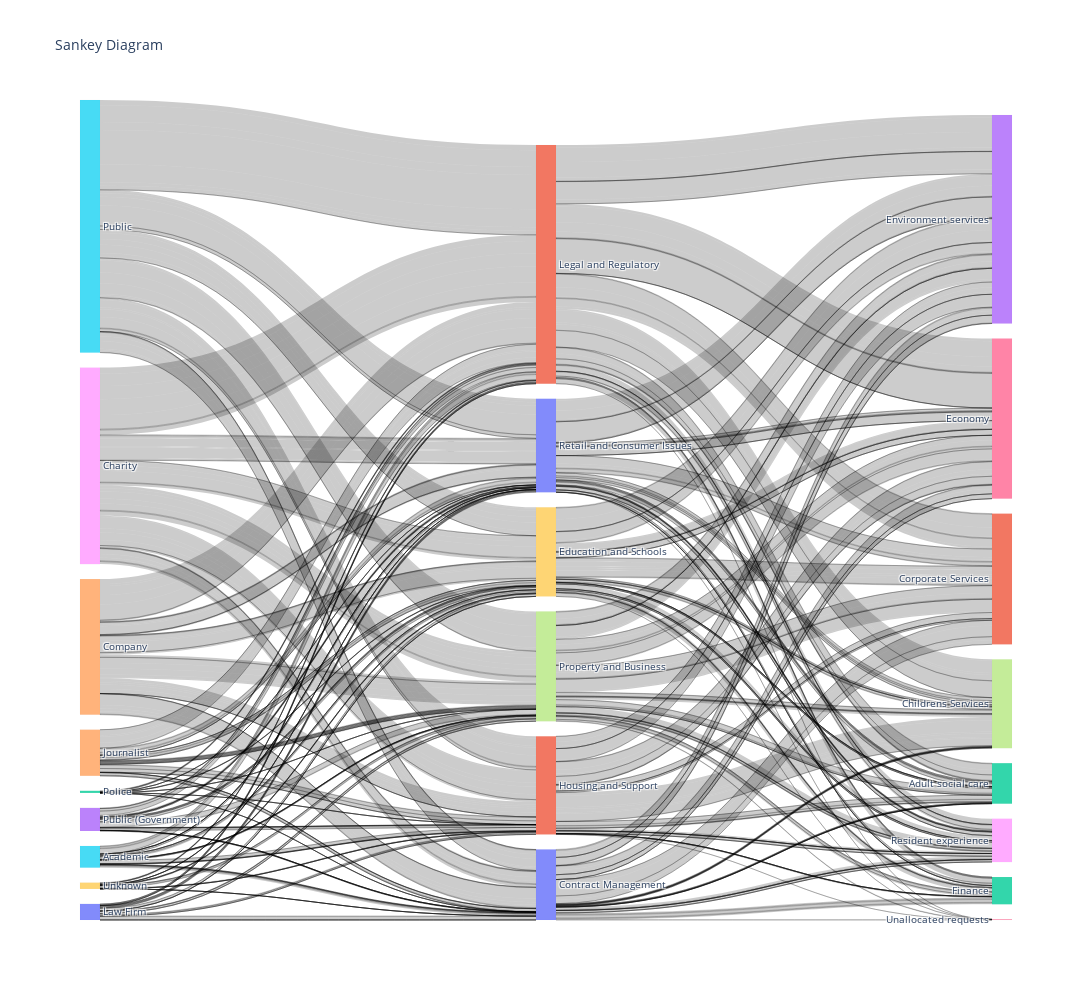

The notebook cell saved with this chart:
### Code cell
output = output_data.copy()
FOI_topics = FOI_final.copy()
# Step 1: Convert 'col1' and 'col2' into lists
output['Top Doc Indices List'] = output['Top Doc Indices'].str.split(',')
output['Top Doc Relevance List'] = output['Top Doc Relevance'].str.split(',')

# Step 2: Create a new column that combines both lists into a dictionary
output['combined_dict'] = output.apply(lambda row: dict(zip(row['Top Doc Indices List'], row['Top Doc Relevance List'])), axis=1)
output.drop(['Top Doc Indices List','Top Doc Relevance List','Top Doc Indices','Top Doc Relevance', 'Top Terms'],axis=1,inplace=True)
output.set_index('Topic',inplace=True)

expanded_rows = output['combined_dict'].apply(pd.Series).stack().reset_index()
expanded_rows['index'] = expanded_rows['level_1'].astype('Int64')

columns = [
    'caseid',
    'directorate',
    'category'
]
FOI_topics = FOI_topics[columns]
FOI_topics.reset_index(inplace=True)
FOI_merged = pd.merge(
    expanded_rows, FOI_topics,
    how='left', on='index',
    suffixes=('', '_drop')
)
FOI_merged.drop(columns=['level_1','index'],inplace=True)
FOI_merged.rename(columns={0:'Relevance'},inplace=True)
FOI_merged['Relevance'] = FOI_merged['Relevance'].astype(float)

topic_names = {
    'Topic 1' : 'Housing and Support',
    'Topic 2' : 'Contract Management',
    'Topic 3' : 'Education and Schools',
    'Topic 4' : 'Legal and Regulatory',
    'Topic 5' : 'Retail and Consumer Issues',
    'Topic 6' : 'Property and Business'
}
FOI_merged['Topic'] = FOI_merged['Topic'].map(topic_names)
FOI_merged
sankey3_diagram(FOI_merged,source='category',intermediate='Topic',target='directorate', value='Relevance', name='DIRECTORATE')

### Figure 1 — Plotly figure (JSON) as saved in the notebook; plotly's stock layout.template omitted (floating-point values rounded to 4 significant figures; data arrays with more than 128 entries replaced by an {"elided": "..."} marker saying what was removed)
{"data": [{"link": {"source": {"elided": "636 int values"}, "target": {"elided": "636 int values"}, "value": {"elided": "636 float values"}}, "node": {"label": ["Retail and Consumer Issues", "Legal and Regulatory", "Adult social care", "Public (Government)", "Company", "Public", "Unallocated requests", "Childrens Services", "Resident experience", "Education and Schools", "Law Firm", "Corporate Services", "Finance", "Environment services", "Journalist", "Academic", "Economy", "Property and Business", "Charity", "Unknown", "Contract Management", "Housing and Support", "Police"], "line": {"color": "black", "width": 0.01}, "pad": 15, "thickness": 20}, "type": "sankey"}], "layout": {"font": {"size": 10}, "height": 1000, "title": {"text": "Sankey Diagram"}, "width": 1200}}
